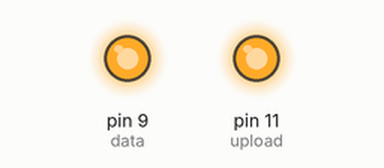
Recording of a sketch running on a simulated Arduino Uno, built with avr-gcc and run on an emulated ATmega328P. On the bench: output pins drawn as LEDs (lit = HIGH). Pins used as bus, display or sensor lines are not drawn.

Above: at 0.15 s.
At 1.7 s:
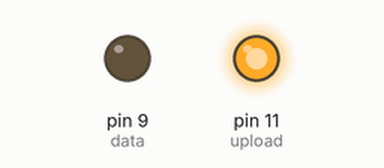
Timing chart, 0 to 5.1 s (numbered marks = the images above):
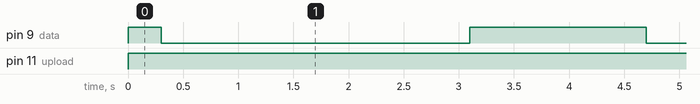

The sketch:

20181106_exec32-1.ino
```cpp
int data=9;
int push=10;
int upload=11;
int a=0;
void setup() {
  pinMode(data,OUTPUT);
  pinMode(push,OUTPUT);
  pinMode(upload,OUTPUT);
}
void ledOn(){
digitalWrite(upload,LOW);
  for(int i=0;i<8;i++){
    digitalWrite(push,LOW);
    digitalWrite(data,HIGH);
    digitalWrite(push,HIGH);
  }
  digitalWrite(push,LOW);
  digitalWrite(upload,HIGH);
}
void ledOff(){
digitalWrite(upload,LOW);
  for(int i=0;i<8;i++){
    digitalWrite(push,LOW);
    digitalWrite(data,LOW);
    digitalWrite(push,HIGH);
  }
  digitalWrite(push,LOW);
  digitalWrite(upload,HIGH);

}
void loop() {
  digitalWrite(upload,LOW);
  digitalWrite(push,LOW);
  if(a==0)
  { digitalWrite(data,HIGH);
   }else{
    digitalWrite(data,LOW);
   }
  a++;

  if(a==8){
    a=0;
    ledOff();
    delay(1000);
    ledOn();
    delay(1000);
  }
  digitalWrite(push,HIGH);
  digitalWrite(push,LOW);
  digitalWrite(upload,HIGH);
  delay(300);
}
```

Measured:
- by itself, pin 9 (data): repeats every 4.4 s: LOW 2.8 s, HIGH 1.6 s
- by itself, pin 11 (upload): LOW → HIGH at 0.00 s
